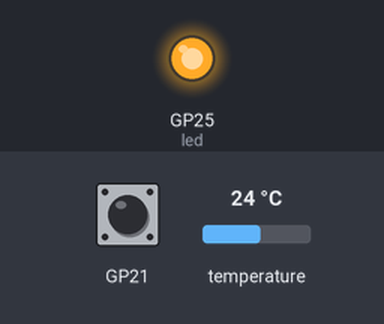
Simulated run of this program. Board: Raspberry Pi Pico running MicroPython. Parts: output pins drawn as LEDs (lit = HIGH). The test bench sets the inputs (shaded band); at power-on: GP21 HIGH, temperature 24 °C. WiFi joins after 1.5 s; no MQTT or app messages arrive unless stated; the clock reads 2024-03-15 10:24:30 at power-on unless the program sets it; what the program prints to the serial console is not drawn.

Above: at 3.2 s.
At 6.3 s:
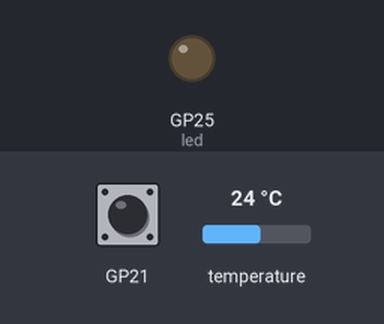
Timing chart, 0 to 9.7 s (numbered marks = the images above):
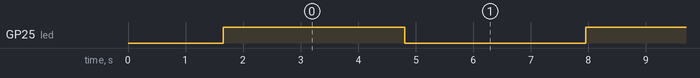

The program:

Project_Pico_code.py
```python
import time
import random
from machine import Pin, I2C
import network
import ujson
from umqtt.simple import MQTTClient
from bmp280 import BMP280  # BMP280 library

# WiFi Configuration
WIFI_SSID = 'Hidayat ur Rehman'
WIFI_PASSWORD = 'WIFIPASS'

# MQTT Configuration
BROKER = '192.168.244.11'  # Replace with your PC's IP running the MQTT broker
TOPIC = 'smart_water_system/data'

# GPIO and I2C Setup for BMP280
i2c = I2C(0, scl=Pin(1), sda=Pin(0))  # Update pins as per your wiring
bmp280 = BMP280(i2c)

led = Pin("LED", Pin.OUT)

# Flow Sensor Pin
FLOW_SENSOR_PIN = 15

# GPIO Setup
try:
    flow_sensor = Pin(FLOW_SENSOR_PIN, Pin.IN)
    flow_sensor_present = True
except Exception as e:
    print("Flow sensor not detected:", e)
    flow_sensor_present = False

# Connect to WiFi
def connect_wifi():
    wlan = network.WLAN(network.STA_IF)
    wlan.active(True)
    wlan.connect(WIFI_SSID, WIFI_PASSWORD)
    print("Connecting to WiFi...", end="")
    while not wlan.isconnected():
        time.sleep(0.5)
        print(".", end="")
    print("\nConnected to WiFi:", wlan.ifconfig())


# Determine the flow rate based on availability of sensor
def get_flow_rate():
    if flow_sensor_present:
        return read_flow_sensor()


# Pin configuration for the flow sensor
FLOW_SENSOR_PIN = 21  # GPIO pin connected to the sensor's signal pin

# Global variables
flow_frequency = 0
flow_rate = 0
last_call_time = 0

# Interrupt handler
def callback(pin):
    global flow_frequency
    flow_frequency += 1

# Setup flow sensor pin and interrupt
flow_sensor = Pin(FLOW_SENSOR_PIN, Pin.IN, Pin.PULL_UP)
flow_sensor.irq(trigger=Pin.IRQ_RISING, handler=callback)

# Function to calculate flow rate
def read_flow_sensor():
    """
    Reads the YF-S201 flow sensor and calculates the flow rate in liters per hour (L/h).
    Returns the flow rate in liters per minute (L/min) for better granularity.
    """
    global flow_frequency, flow_rate, last_call_time

    # Check if 1 second has passed
    if (time.ticks_ms() - last_call_time) > 1000:
        # Calculate flow rate in liters per hour
        flow_rate = (flow_frequency * 60 / 7.5)  # Adjust 7.5 if necessary for calibration
        flow_frequency = 0  # Reset the counter
        last_call_time = time.ticks_ms()
        flow_rate_lpm = flow_rate / 60  # Convert to liters per minute
        #print("Flow Rate: {:.2f} L/min".format(flow_rate_lpm))
        return round(flow_rate_lpm, 2)
    return None  # If 1 second has not passed, return None


# Read temperature from BMP280
def read_temperature():
    try:
        temperature = bmp280.temperature
        return round(temperature, 2)  # Temperature in Celsius
    except Exception as e:
        print("Error reading BMP280:", e)
        return None

def publish_data(flow_rate, temperature):
    client = MQTTClient(f"pico_w_{int(time.time())}", BROKER, port=6000)
    try:
        client.connect()
        data = {
            "flow_rate": flow_rate,
            "temperature": temperature,
            "timestamp": time.time()
        }
        client.publish(TOPIC, ujson.dumps(data))
        print("Published:", data)
    except Exception as e:
        print("Error connecting to MQTT broker:", e)
    finally:
        client.disconnect()


# Main Loop
def main():
    connect_wifi()
    while True:
        # Get flow sensor data (real or simulated)
        flow_rate = get_flow_rate()
        # Read temperature from BMP280
        temperature = read_temperature()
        if temperature is not None:  # Only publish valid temperature data
            # Publish to MQTT
            publish_data(flow_rate, temperature)
            led.toggle()
        # Delay
        time.sleep(3)

if __name__ == "__main__":
    main()
```

Measured:
- by itself, GP25 (led): alternates HIGH for 3.2 s and LOW for 3.2 s
